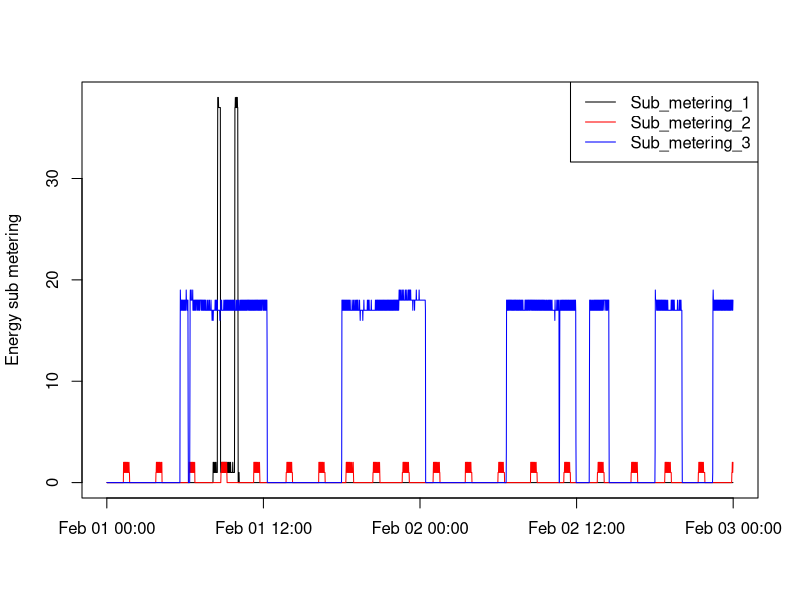

R code for this plot:
#import data that was already filtered in plot1.R
datadt<-read.csv("./filtereddata.csv")
datadt$datetime<-as.POSIXct(paste(datadt$date_measured, datadt$time_measured),
                                        format="%Y-%m-%d %H:%M:%S")
png("plot3.png")

plot(datadt$datetime, datadt$Sub_metering_1,
     ylab="Energy sub metering", xlab="",type="n")
lines(datadt$datetime, datadt$Sub_metering_1)
lines(datadt$datetime, datadt$Sub_metering_2, col="red")
lines(datadt$datetime, datadt$Sub_metering_3, col="blue")
legend("topright", lty=1, col=c("black", "red", "blue"), legend=c("Sub_metering_1",
                                                           "Sub_metering_2",
                                                           "Sub_metering_3"))
dev.off()